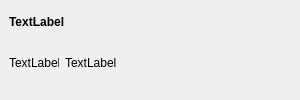
<?xml version="1.0" encoding="UTF-8"?>
<ui version="4.0">
 <class>mCustomTooltipClass</class>
 <widget class="QWidget" name="mCustomTooltipClass">
  <property name="geometry">
   <rect>
    <x>0</x>
    <y>0</y>
    <width>300</width>
    <height>100</height>
   </rect>
  </property>
  <property name="minimumSize">
   <size>
    <width>200</width>
    <height>60</height>
   </size>
  </property>
  <property name="maximumSize">
   <size>
    <width>900</width>
    <height>100</height>
   </size>
  </property>
  <property name="windowTitle">
   <string>mCustomTooltip</string>
  </property>
  <layout class="QGridLayout" name="gridLayout_2">
   <property name="leftMargin">
    <number>9</number>
   </property>
   <property name="topMargin">
    <number>9</number>
   </property>
   <property name="rightMargin">
    <number>9</number>
   </property>
   <property name="bottomMargin">
    <number>9</number>
   </property>
   <property name="horizontalSpacing">
    <number>0</number>
   </property>
   <item row="0" column="0">
    <layout class="QGridLayout" name="gridLayout">
     <item row="0" column="0">
      <widget class="QLabel" name="titleLabel">
       <property name="minimumSize">
        <size>
         <width>0</width>
         <height>20</height>
        </size>
       </property>
       <property name="maximumSize">
        <size>
         <width>16777215</width>
         <height>20</height>
        </size>
       </property>
       <property name="font">
        <font>
         <weight>75</weight>
         <bold>true</bold>
        </font>
       </property>
       <property name="text">
        <string>TextLabel</string>
       </property>
      </widget>
     </item>
     <item row="1" column="0">
      <layout class="QHBoxLayout" name="horizontalLayout">
       <item>
        <widget class="QLabel" name="iconLabel">
         <property name="minimumSize">
          <size>
           <width>50</width>
           <height>50</height>
          </size>
         </property>
         <property name="maximumSize">
          <size>
           <width>50</width>
           <height>50</height>
          </size>
         </property>
         <property name="text">
          <string>TextLabel</string>
         </property>
        </widget>
       </item>
       <item>
        <widget class="QLabel" name="bodyLabel">
         <property name="minimumSize">
          <size>
           <width>0</width>
           <height>50</height>
          </size>
         </property>
         <property name="maximumSize">
          <size>
           <width>16777215</width>
           <height>50</height>
          </size>
         </property>
         <property name="text">
          <string>TextLabel</string>
         </property>
        </widget>
       </item>
      </layout>
     </item>
    </layout>
   </item>
  </layout>
 </widget>
 <layoutdefault spacing="6" margin="11"/>
 <resources/>
 <connections/>
</ui>
